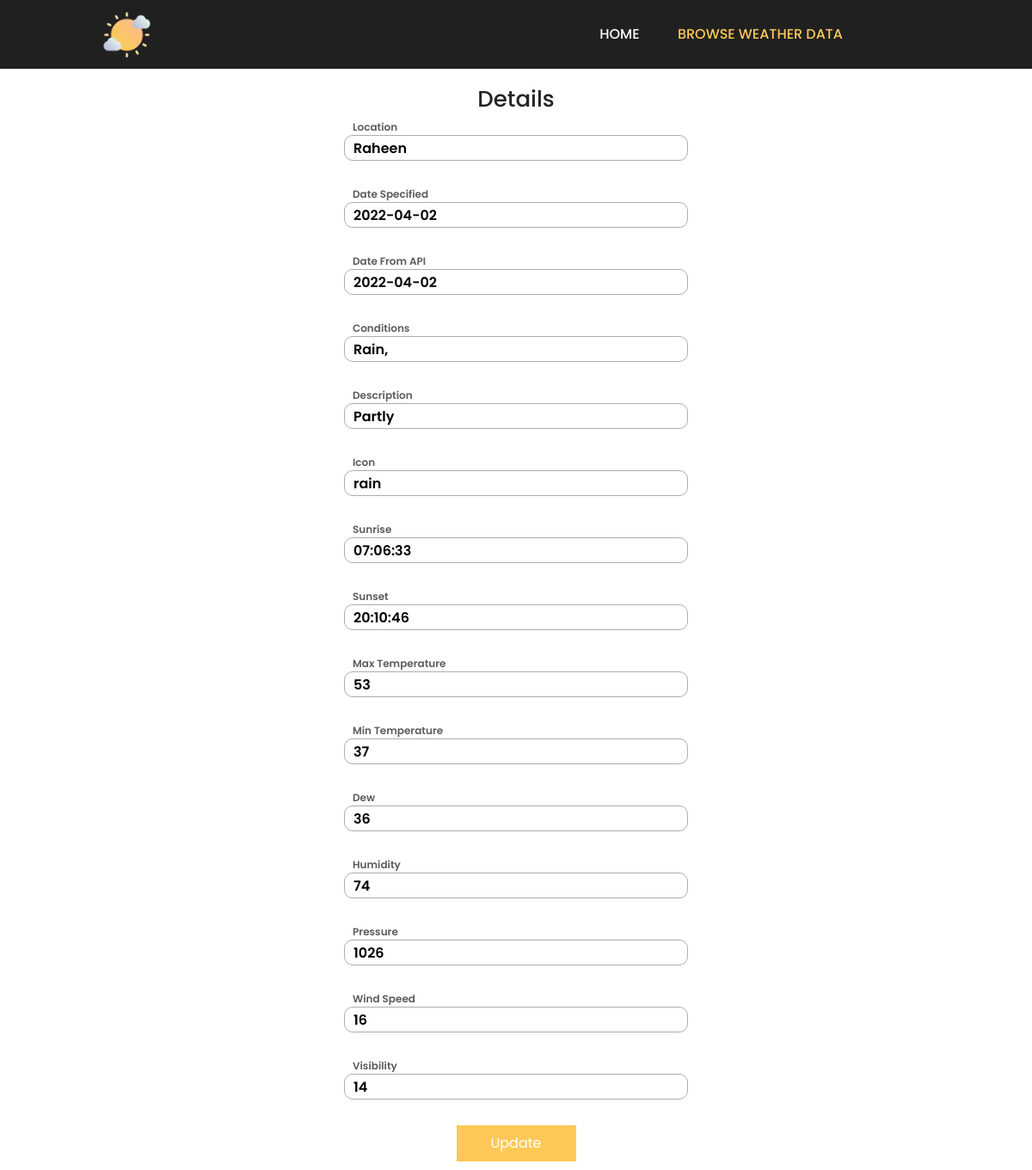
Screenshot of /view/update.php?updateID=7 with the database file from the repository.
### tables this page shows
CREATE TABLE `weatherdetails` (
  `weatherID` int(11) NOT NULL,
  `location` varchar(200) NOT NULL,
  `dateSpecified` date NOT NULL,
  `datetime` date NOT NULL,
  `conditions` varchar(300) NOT NULL,
  `description` varchar(500) NOT NULL,
  `icon` varchar(500) NOT NULL,
  `sunrise` varchar(100) NOT NULL,
  `sunset` varchar(100) NOT NULL,
  `tempmax` int(11) NOT NULL,
  `tempmin` int(11) NOT NULL,
  `dew` int(11) NOT NULL,
  `humidity` int(11) NOT NULL,
  `pressure` int(11) NOT NULL,
  `windspeed` int(11) NOT NULL,
  `visibility` int(11) NOT NULL
);

### view/update.php (the view, shortened to what this page needs)
<?php
include 'connection.php';
$id = $_GET['updateID'];
$sql = "Select * from weatherdetails where weatherID=$id";
$result = mysqli_query($con, $sql);
$row = mysqli_fetch_assoc($result);
$address = $row['location'];
$dateSpecified = $row['dateSpecified'];
$date = $row['datetime'];
$icon = $row['icon'];
$conditions = $row['conditions'];
$description = $row['description'];
$sunrise = $row['sunrise'];
$sunset = $row['sunset'];
$tempmax = $row['tempmax'];
$tempmin = $row['tempmin'];
$dew = $row['dew'];
$humidity = $row['humidity'];
$pressure = $row['pressure'];
$windspeed = $row['windspeed'];
$visibility = $row['visibility'];
?>
<html>
<head>
        <link rel="stylesheet" href="../css/style.css">
        <link href="https://cdn.jsdelivr.net/npm/bootstrap@5.1.3/dist/css/bootstrap.min.css" rel="stylesheet">
    </head>
<body>
<div class="all">
    <header>
            <img class="logo"  src="../images/logo.png" class="logo" alt="websiteLogo"/>
            <nav>
                <ul class="navLinks">
                <li><a href="HomePage.php" >HOME</a></li>
                    <li><a href="WeatherDetails.php" class="currentPage">BROWSE WEATHER DATA</a></li>
                </ul>
            </nav>
        </header>
        <div class="main">
        <div class="inputFormArea">
            <div class="inputFormAreaContent">
            <div class="weatherInputForm">
            <form method="POST" action="">
                        <div class="formTitle"><h1>Details</h1></div>
                        <div class="inputField">
                            <label>Location</label>
                            <input type="text" class="input" name="location" value=<?php echo $address;?>>
                        </div>
                        <div class="inputField">
                            <label>Date Specified</label>
                            <input type="text" class="input" name="dateSpecified" value=<?php echo $dateSpecified;?>>
                        </div>
                        <div class="inputField">
                            <label>Date From API</label>
                            <input type="text" class="input" name="datetime" value=<?php echo $date;?>>
                        </div>
                        <div class="inputField">
                            <label>Conditions</label>
                            <input type="text" class="input" name="conditions" value=<?php echo $conditions;?>>
                        </div>
                        <div class="inputField">
                            <label>Description</label>
                            <input type="text" class="input" name="description" value=<?php echo $description;?>>
                        </div>
                        <div class="inputField">
                            <label>Icon</label>
                            <input type="text" class="input" name="icon" value=<?php echo $icon;?>>
                        </div>
                        <div class="inputField">
                            <label>Sunrise</label>
                            <input type="text" class="input" name="sunrise" value=<?php echo $sunrise;?>>
                        </div>
                        <div class="inputField">
                            <label>Sunset</label>
                            <input type="text" class="input" name="sunset" value=<?php echo $sunset;?>>
                        </div>
                        <div class="inputField">
                            <label>Max Temperature</label>
                            <input type="text" class="input" name="tempmax" value=<?php echo $tempmax;?>>
                        </div>
                        <div class="inputField">
                            <label>Min Temperature</label>
                            <input type="text" class="input" name="tempmin" value=<?php echo $tempmin;?>>
                        </div>
                        <div class="inputField">
                            <label>Dew</label>
                            <input type="text" class="input" name="dew" value=<?php echo $dew;?>>
                        </div>
                        <div class="inputField">
                            <label>Humidity</label>
                            <input type="text" class="input" name="humidity" value=<?php echo $humidity;?>>
                        </div>
                        <div class="inputField">
                            <label>Pressure</label>
                            <input type="text" class="input" name="pressure" value=<?php echo $pressure;?>>
                        </div>
                        <div class="inputField">
                            <label>Wind Speed</label>
                            <input type="text" class="input" name="windspeed" value=<?php echo $windspeed;?>>
                        </div>
                        <div class="inputField">
                            <label>Visibility</label>
                            <input type="text" class="input" name="visibility" value=<?php echo $visibility;?>>
                        </div>
                        <div class="form_Btns">
                            <input type="submit" value="Update" class="searchBtn" name="submit"/>
                        </div>
                </form>
                    </div>
            </div>
        </div>
        </div>
</div>
</body>
</html>

### css/style.css (style rules this page uses)
* { box-sizing: border-box; margin: 0; padding: 0; font-family: "Poppins", sans-serif; }
li, a, button, h2, h1, h3, h4, span { font-weight: 500; font-size: 16px; color: white; text-decoration: none; }
.all { background-size: cover; background-position: center center; background-repeat: no-repeat ; }
.navLinks .currentPage { color:#FFC857; }
header { display: flex; justify-content: flex-end; align-items: center; padding: 30px 10%; height: 80px; background-color: rgb(32, 32, 32); border: none; }
.logo { cursor: pointer; height: 55px; width: 55px; margin-right: auto; }
nav { margin-right: 80px; }
.navLinks { list-style: none; }
.navLinks li { display: inline-block; padding: 0px 20px; }
.navLinks li a { transition: all 0.3s ease 0s; text-decoration: none; color:#FFFFFF; }
nav ul { margin-bottom: 0; }
.weatherInputForm { display: flex; justify-content: center; align-items: center; }
.weatherInputForm .inputField input { margin-bottom: 30px; display: grid; align-items: center; justify-content: center; width: 400px; height: 30px; padding-left: 10px; border-radius: 10px; font-weight: 600; border: 1px solid rgb(173, 173, 173); }
.weatherInputForm label { font-size: 12px; color:rgba(51, 51, 51, 0.8); margin-left: 10px; font-weight: 600; }
.form_Btns { display: flex; justify-content: center; align-items: center; margin-bottom: 10px; }
.form_Btns .searchBtn { background: none; background-color: rgba(255, 200, 87,1); border: none; padding: 9px 20px; cursor: pointer; padding: 9px 40px; transition: all 0.3s ease 0s; font-weight: 400; color:#FFFFFF; }
.formTitle h1 { display: flex; justify-content: center; font-size: 26px; margin-top: 20px; color:#242322 }

### rows the page displays
weatherdetails: location "Raheen", dateSpecified "2022-04-02", datetime "2022-04-02", conditions "Rain,", description "Partly", icon "rain", sunrise "07:06:33", sunset "20:10:46", tempmax "53", tempmin "37", dew "36", humidity "74", pressure "1026", windspeed "16", visibility "14"
